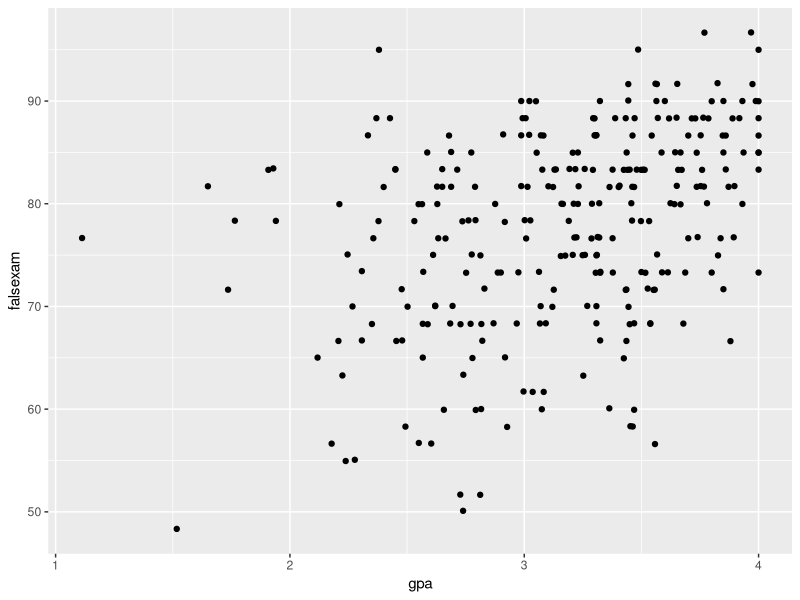

Write R code to recreate this figure.
## ---- chunk 1
library(tidyverse) 
library(haven) 
setwd("~/Desktop/5123 Linear Models/Data Analysis Project/Potential Data Sets/Online Learning") 
## ---- chunk 2
learning <- read_dta("online_assessment.dta") 
head(learning) 
## ---- chunk 3

# filter data set for only those that completed the course 
completed <- learning %>%
  filter(!falsexam == 0 & !is.na(gpa)) 


## ---- chunk 4

cor(completed$gpa, completed$falsexam)

lm(falsexam ~ gpa, data = completed) %>%
  summary()

ggplot(data = completed, aes(x = gpa, y = falsexam)) + geom_point() 
